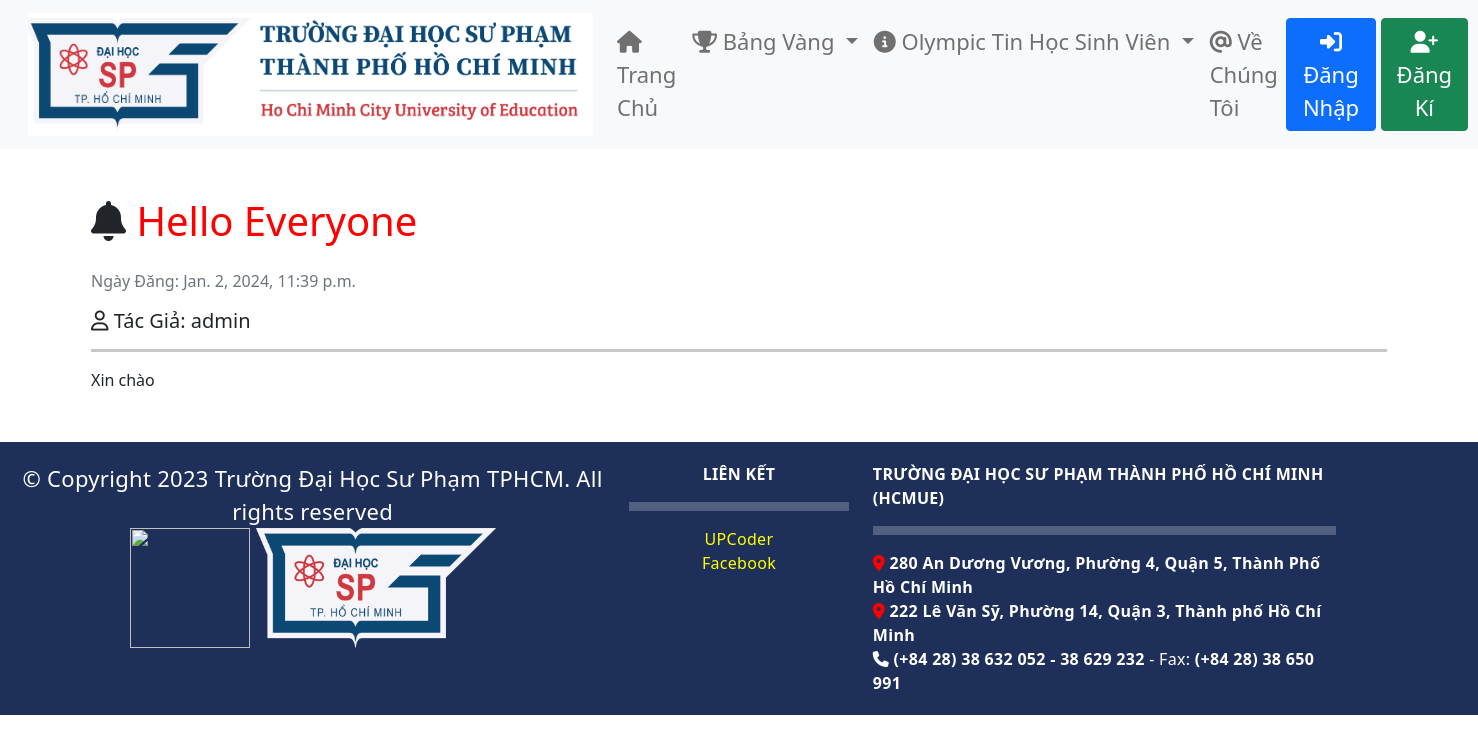
The app's page /post/1/ with its own data.
### blog/models.py (models this page shows, shortened)
class Post(models.Model):
    STATUS_CHOICES = (
        ('draft', 'Draft'),
        ('published', 'Published'),
    )
    title = models.CharField(max_length=100)
    content = FroalaField()
    date_posted = models.DateTimeField(default=timezone.now)
    author = models.ForeignKey(User, on_delete=models.CASCADE)
    category = models.ForeignKey(Category, on_delete=models.SET_NULL, null=True, blank=True)
    status = models.CharField(max_length=10, choices=STATUS_CHOICES, default='draft')

### blog/views.py (the view)
# urls.py: path('post/<int:pk>/', views.post_detail, name='post_detail'),
def post_detail(request, pk):
    post = get_object_or_404(Post, pk = pk)
    comments = post.comments.all()
    form = CommentForm()
    if request.method == 'POST':
        comment_form = CommentForm(request.POST, author=request.user, post=post)
        if comment_form.is_valid():
            comment_form.save()
    else:
        comment_form = CommentForm(author=request.user, post=post)
    return render(request, 'blog/post_detail.html', {"post": post, "form": form})

### blog/templates/blog/post_detail.html (shortened to what this page needs)
{% extends 'blog/base.html' %}
{% load static %}
{% block content %}
<!DOCTYPE html>
<html lang="en">
<head>
    <link href="https://cdn.jsdelivr.net/npm/bootstrap@5.0.0/dist/css/bootstrap.min.css" rel="stylesheet">
    <link rel="stylesheet" href="https://cdnjs.cloudflare.com/ajax/libs/font-awesome/6.5.1/css/all.min.css">
</head>
<body>
    <div class="container post-container">
        <h1 class="mb-4 mt-5">
            <i class="fas fa-bell title-icon"></i>
            <span style="color: red;">{{ post.title }}</span>
        </h1>
        <p class="text-muted"> Ngày Đăng: {{ post.date_posted }}</p>
        <h5 class="card-title author-info">
            <i class="far fa-user"></i> Tác Giả:
            <span class="author-name">{{ post.author }}</span>
        </h5>
        <hr class="border-top border-2 border-dark">
        <p class="post-content">{{ post.content | safe | linebreaks }}</p>
    </div>
</body>
</html>
{% endblock content %}

### blog/templates/blog/post_detail.html (style rules this page uses)
.post-container { opacity: 0; transform: translateY(20px); transition: opacity 0.8s ease-out, transform 0.8s ease-out; margin-bottom: 10px; }
.post-container.show { opacity: 1; transform: translateY(0); }

### records on screen
Post: title "Hello Everyone", date_posted "Jan. 2, 2024, 11:39 p.m.", author "admin", content "Xin chào"
